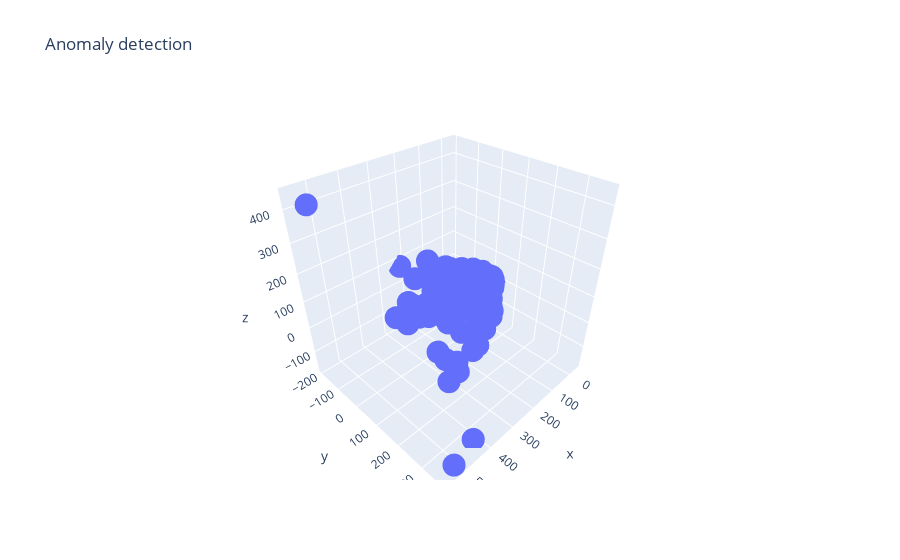

Notebook source saved alongside this figure:
### Markdown cell above
## 2.7 Anomaly detection

We should check if there are any recordings that somehow stand out from the rest. We can lower the dimensionality of the dataset and interactively check for any anomaly. We'll use PCA for dimensionality reduction:

### Code cell
fft_all = []
names = []
for direct in dirs:
    waves = [f for f in os.listdir(join(train_audio_path, direct)) if f.endswith('.wav')]
    for wav in waves:
        sample_rate, samples = wavfile.read(train_audio_path + direct + '/' + wav)
        if samples.shape[0] != sample_rate:
            samples = np.append(samples, np.zeros((sample_rate - samples.shape[0], )))
            x, val = custom_fft(samples, sample_rate)
            fft_all.append(val)
            names.append(direct + '/' + wav)

fft_all = np.array(fft_all)

# normalization
fft_all = (fft_all - np.mean(fft_all, axis=0)) / np.std(fft_all, axis=0)

# dim reduction
pca = PCA(n_components=3)
fft_all = pca.fit_transform(fft_all)

def interactive_3d_plot(data, names):
    scatt = go.Scatter3d(x=data[:, 0], y=data[:, 1], z=data[:, 2], mode='markers', text=names)
    data = go.Data([scatt])
    layout = go.Layout(title='Anomaly detection')
    figure = go.Figure(data=data, layout=layout)
    py.iplot(figure)

interactive_3d_plot(fft_all, names)

### Figure 1 — Plotly figure (JSON) as saved in the notebook; plotly's stock layout.template omitted (floating-point values rounded to 4 significant figures; data arrays with more than 128 entries replaced by an {"elided": "..."} marker saying what was removed)
{"data": [{"mode": "markers", "text": {"elided": "2370 str values"}, "type": "scatter3d", "x": {"elided": "2370 float values"}, "y": {"elided": "2370 float values"}, "z": {"elided": "2370 float values"}}], "layout": {"title": {"text": "Anomaly detection"}}}
